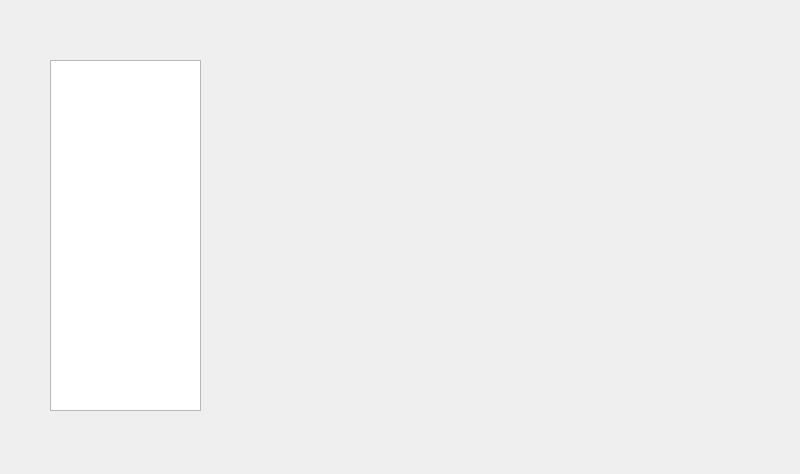
<?xml version="1.0" encoding="UTF-8"?>
<ui version="4.0">
 <class>Formation</class>
 <widget class="QWidget" name="Formation">
  <property name="geometry">
   <rect>
    <x>0</x>
    <y>0</y>
    <width>800</width>
    <height>474</height>
   </rect>
  </property>
  <property name="windowTitle">
   <string>Form</string>
  </property>
  <widget class="QListWidget" name="listWidget">
   <property name="geometry">
    <rect>
     <x>50</x>
     <y>60</y>
     <width>151</width>
     <height>351</height>
    </rect>
   </property>
  </widget>
 </widget>
 <resources/>
 <connections/>
</ui>
